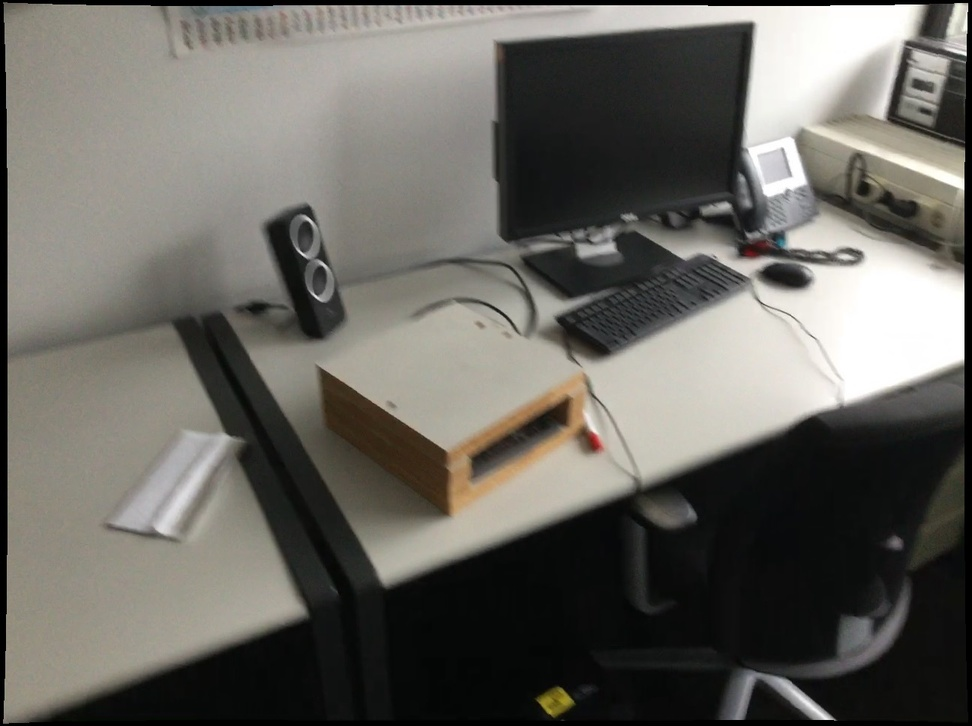
#> input picture scene0711_00_frame-001680.jpg, 972 x 726 px, shrunk from 1296 x 968 before the run
$ jupyter execute sift.ipynb   (shell and % lines are left out)
#> lines starting #> are read from the running program, lines starting #| are printed output that depends on the picture
[cell 1]
import cv2
import matplotlib.pyplot as plt

[cell 2]
# read images
img1 = cv2.imread("scene0711_00_frame-001680.jpg")
#> img1 is the input picture: shape (726, 972, 3); mean B, G, R 97, 102.9, 105
img2 = cv2.imread("scene0711_00_frame-001995.jpg")
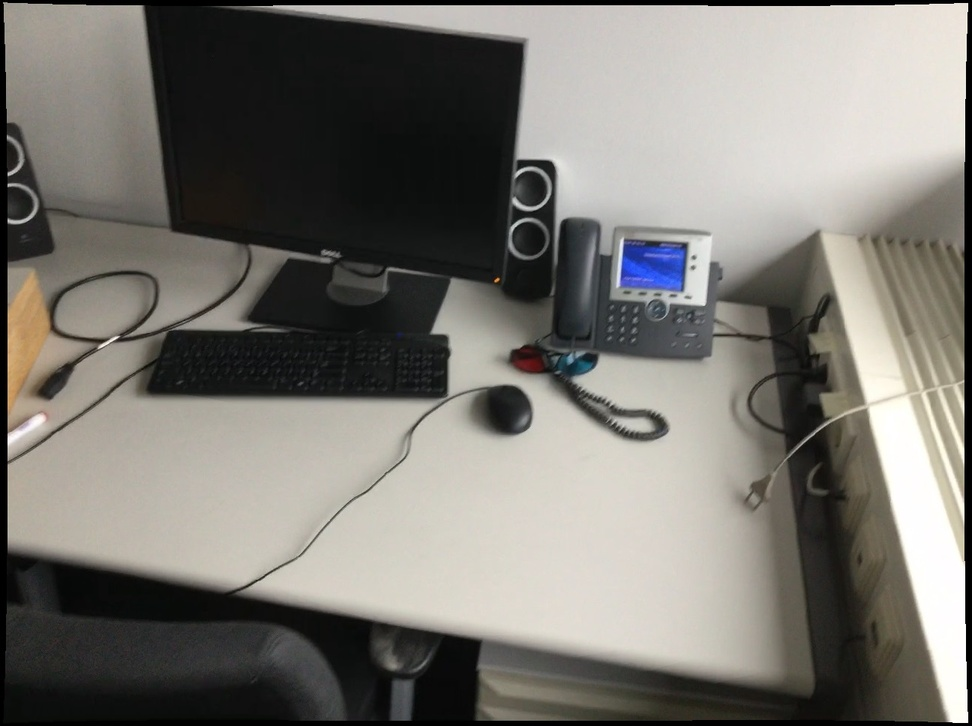
#> input picture scene0711_00_frame-001995.jpg, 972 x 726 px, shrunk from 1296 x 968 before the run
#> img2 is the input picture: shape (726, 972, 3); mean B, G, R 113.9, 119.8, 122.4

img1 = cv2.cvtColor(img1, cv2.COLOR_BGR2GRAY)
#> img1: shape (726, 972)
img2 = cv2.cvtColor(img2, cv2.COLOR_BGR2GRAY)
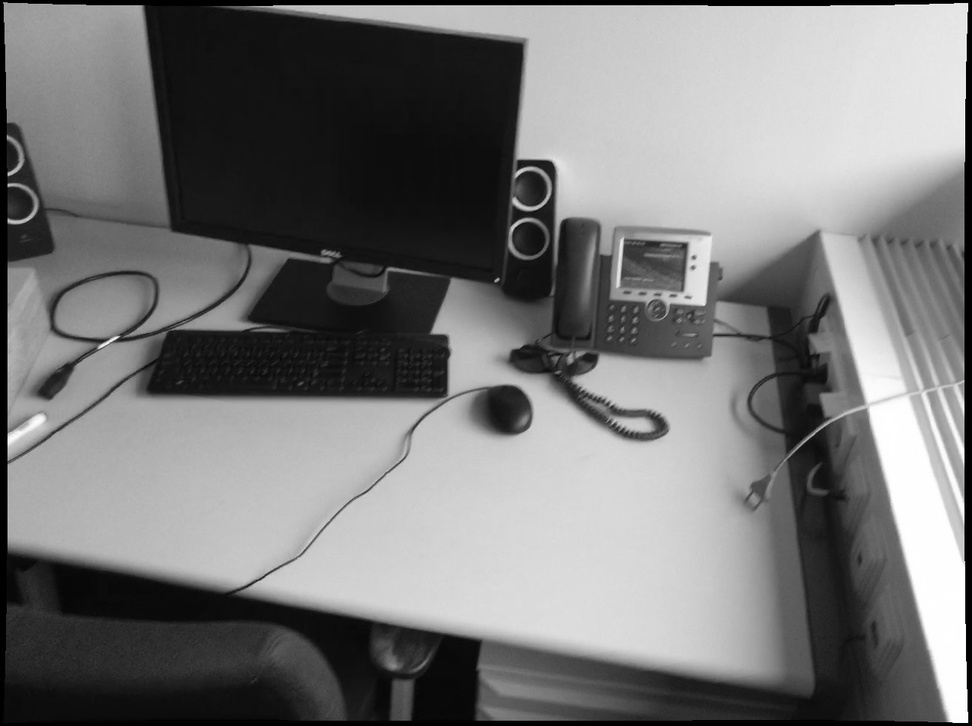
#> img2: shape (726, 972); min 0, max 255, mean 119.9

[cell 3]
figure, ax = plt.subplots(1, 2, figsize=(16, 8))
ax[0].imshow(img1, cmap='gray')
ax[1].imshow(img2, cmap='gray')
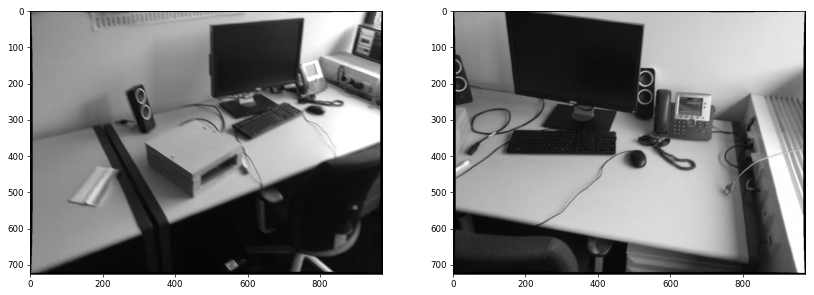
#> figure drawn by matplotlib, 2 panels

[cell 4]
#sift
sift = cv2.xfeatures2d.SIFT_create()

keypoints_1, descriptors_1 = sift.detectAndCompute(img1,None)
#> keypoints_1 = 565 keypoints; strongest (x, y, size): (965, 54, 2.8), (822, 715, 8.1), (859, 333, 110.8), (788, 276, 23.2)
keypoints_2, descriptors_2 = sift.detectAndCompute(img2,None)
#> keypoints_2 = 604 keypoints; strongest (x, y, size): (502, 412, 32), (965, 6, 4.8), (9, 185, 2.7), (9, 174, 3.1)

#feature matching
bf = cv2.BFMatcher(cv2.NORM_L1, crossCheck=True)

matches = bf.match(descriptors_1,descriptors_2)
#> matches = 124 matches
matches = sorted(matches, key = lambda x:x.distance)

img3 = cv2.drawMatches(img1, keypoints_1, img2, keypoints_2, matches[:100], img2, flags=2)
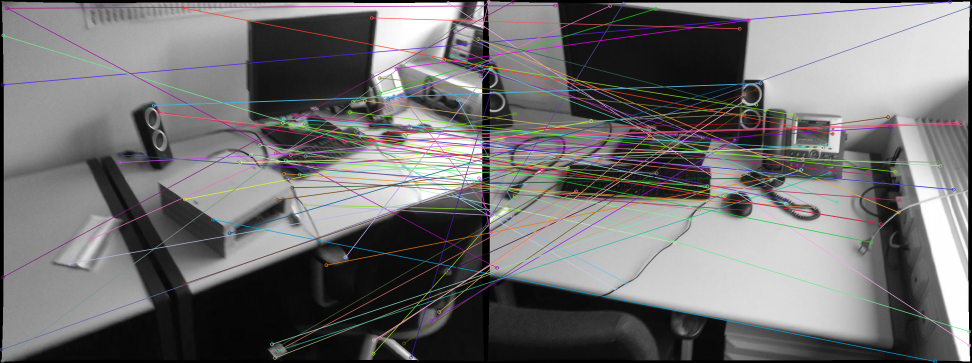
#> img3: shape (726, 1944, 3) (shown at 1/2 size); mean of channels 0, 1, 2 113.1, 112.6, 113.8; drawn as B, G, R
plt.imshow(img3),plt.show()
